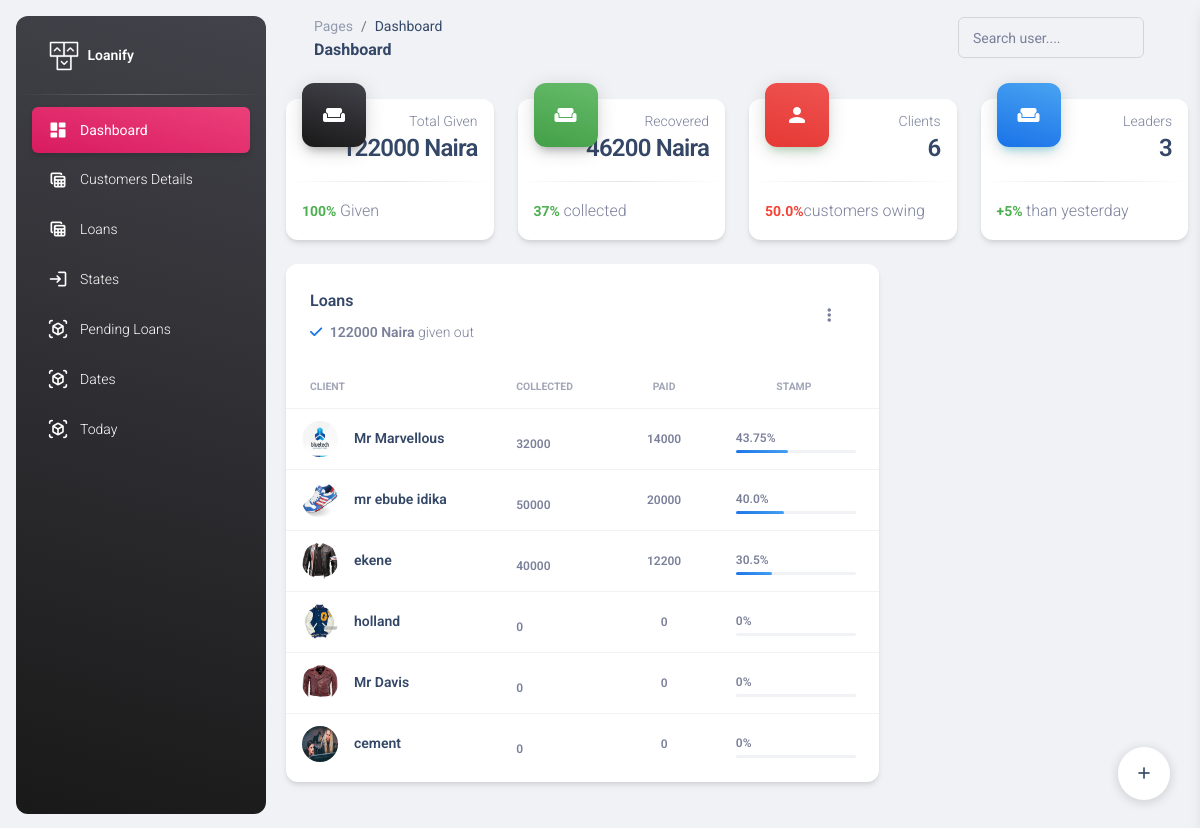
The page /administration/dashboard/ (signed in) on the database its author committed.
### administration/models.py (models this page shows)
class Customers(models.Model):
    name=models.CharField(max_length=100)
    branch=models.ForeignKey(Branch,on_delete=models.PROTECT,null=True,default=None)
    gender=models.CharField(max_length=100, null=True)
    occupation=models.CharField(max_length=100, null=True)
    state=models.CharField(max_length=100, null=True)
    passport=models.ImageField()
    business_name=models.CharField(max_length=100)
    bussiness_address=models.CharField(max_length=100)
    age=models.IntegerField()
    phone_number=models.IntegerField(null=True)
    home_address=models.CharField(max_length=100)
    card_number=models.IntegerField()
    guarantors_name=models.CharField(max_length=100)
    guarantors_phone=models.IntegerField()
    guarantors_address=models.CharField(max_length=100)
    goccupation=models.CharField(max_length=100,null=True)
    gstate=models.CharField(max_length=100,null=True)
    def __str__(self):
        return self.name

### administration/decorator.py (the view, shortened to what this page needs)
        def wrapper(request, *args, **kwargs):
            if request.user.is_authenticated:
                if request.user.groups.filter(name__in=groups).exists():
                    return view_func(request, *args, **kwargs)
            else:
                return redirect('')

### administration/decorator.py (called while the page is built, shortened)
def group_required(groups=[]):
    def decorator(view_func):
        def wrapper(request, *args, **kwargs):
            if request.user.is_authenticated:
                if request.user.groups.filter(name__in=groups).exists():
                    return view_func(request, *args, **kwargs)
            else:
                return redirect('')
        return wrapper
    return decorator

### administration/templates/administration/dashboard.html (shortened to what this page needs)
<!DOCTYPE html>
<html lang="en">
  {% load static %}
<head>
  <link href="{% static 'administration/assets/css/nucleo-icons.css'%}" rel="stylesheet" />
  <link href="{% static 'administration/assets/css/nucleo-svg.css'%}" rel="stylesheet" />
  <link id="pagestyle" href="{% static 'administration/assets/css/material-dashboard.css'%}" rel="stylesheet" />
</head>
<body class="g-sidenav-show  bg-gray-200">
  <aside class="sidenav navbar navbar-vertical navbar-expand-xs border-0 border-radius-xl my-3 fixed-start ms-3   bg-gradient-dark" id="sidenav-main">
    <div class="sidenav-header">
      <a class="navbar-brand m-0" href=" https://demos.creative-tim.com/material-dashboard/pages/dashboard " target="_blank">
        <img src="{% static 'administration/assets/img/logo-ct.png'%}" class="navbar-brand-img h-100" alt="main_logo">
        <span class="ms-1 font-weight-bold text-white">Loanify</span>
      </a>
    </div>
    <hr class="horizontal light mt-0 mb-2">
    <div class="collapse navbar-collapse  w-auto " id="sidenav-collapse-main">
      <ul class="navbar-nav">
        <li class="nav-item">
          <a class="nav-link text-white active bg-gradient-primary" href="{% url 'dashboard'%}">
            <div class="text-white text-center me-2 d-flex align-items-center justify-content-center">
              <i class="material-icons opacity-10">dashboard</i>
            </div>
            <span class="nav-link-text ms-1">Dashboard</span>
          </a>
        </li>
        <li class="nav-item">
          <a class="nav-link text-white " href="{% url 'customer_details'%}">
            <div class="text-white text-center me-2 d-flex align-items-center justify-content-center">
              <i class="material-icons opacity-10">table_view</i>
            </div>
            <span class="nav-link-text ms-1">Customers Details</span>
          </a>
        </li>
        <li class="nav-item">
          <a class="nav-link text-white " href="{% url 'loans'%}">
            <div class="text-white text-center me-2 d-flex align-items-center justify-content-center">
              <i class="material-icons opacity-10">table_view</i>
            </div>
            <span class="nav-link-text ms-1">Loans</span>
          </a>
        </li>
        <li class="nav-item">
          <a class="nav-link text-white " href="{% url 'states'%}">
            <div class="text-white text-center me-2 d-flex align-items-center justify-content-center">
              <i class="material-icons opacity-10">login</i>
            </div>
            <span class="nav-link-text ms-1">States </span>
          </a>
        </li>
        <li class="nav-item">
          <a class="nav-link text-white " href="{% url 'applied'%}">
            <div class="text-white text-center me-2 d-flex align-items-center justify-content-center">
              <i class="material-icons opacity-10">view_in_ar</i>
            </div>
            <span class="nav-link-text ms-1">Pending Loans </span>
          </a>
        </li>
        <li class="nav-item">
          <a class="nav-link text-white  " href="{% url 'dates'%}">
            <div class="text-white text-center me-2 d-flex align-items-center justify-content-center">
              <i class="material-icons opacity-10">view_in_ar</i>
            </div>
            <span class="nav-link-text ms-1">Dates </span>
          </a>
        </li>
        <li class="nav-item">
          <a class="nav-link text-white  " href="{% url 'today'%}">
            <div class="text-white text-center me-2 d-flex align-items-center justify-content-center">
              <i class="material-icons opacity-10">view_in_ar</i>
            </div>
            <span class="nav-link-text ms-1">Today</span>
          </a>
        </li>
      </ul>
    </div>
  </aside>
  <main class="main-content position-relative max-height-vh-100 h-100 border-radius-lg ">
    <nav class="navbar navbar-main navbar-expand-lg px-0 mx-4 shadow-none border-radius-xl" id="navbarBlur" data-scroll="true">
      <div class="container-fluid py-1 px-3">
        <nav aria-label="breadcrumb">
          <ol class="breadcrumb bg-transparent mb-0 pb-0 pt-1 px-0 me-sm-6 me-5">
            <li class="breadcrumb-item text-sm"><a class="opacity-5 text-dark" href="javascript:;">Pages</a></li>
            <li class="breadcrumb-item text-sm text-dark active" aria-current="page">Dashboard</li>
          </ol>
          <h6 class="font-weight-bolder mb-0">Dashboard</h6>
        </nav>
        <div class="collapse navbar-collapse mt-sm-0 mt-2 me-md-0 me-sm-4" id="navbar">
          <div class="ms-md-auto pe-md-3 d-flex align-items-center">
            <div class="input-group input-group-outline">
              <label class="form-label">Search user....</label>
              <input type="text" class="form-control">
            </div>
          </div>
        </div>
      </div>
    </nav>
    <div class="container-fluid py-4">
      <div class="row">
        <div class="col-xl-3 col-sm-6 mb-xl-0 mb-4">
          <div class="card">
            <div class="card-header p-3 pt-2">
              <div class="icon icon-lg icon-shape bg-gradient-dark shadow-dark text-center border-radius-xl mt-n4 position-absolute">
                <i class="material-icons opacity-10">weekend</i>
              </div>
              <div class="text-end pt-1">
                <p class="text-sm mb-0 text-capitalize">Total Given</p>
                <h4 class="mb-0">{{total}} Naira</h4>
              </div>
            </div>
            <hr class="dark horizontal my-0">
            <div class="card-footer p-3">
              <p class="mb-0"><span class="text-success text-sm font-weight-bolder">100% </span>Given</p>
            </div>
          </div>
        </div>
        <div class="col-xl-3 col-sm-6 mb-xl-0 mb-4">
          <div class="card">
            <div class="card-header p-3 pt-2">
              <div class="icon icon-lg icon-shape bg-gradient-success shadow-dark text-center border-radius-xl mt-n4 position-absolute">
                <i class="material-icons opacity-10">weekend</i>
              </div>
              <div class="text-end pt-1">
                <p class="text-sm mb-0 text-capitalize">Recovered</p>
                <h4 class="mb-0">{{recovered}} Naira</h4>
              </div>
            </div>
            <hr class="dark horizontal my-0">
            <div class="card-footer p-3">
              <p class="mb-0"><span class="text-success text-sm font-weight-bolder">{{collected}}% </span>collected</p>
            </div>
          </div>
        </div>
        <div class="col-xl-3 col-sm-6 mb-xl-0 mb-4">
          <div class="card">
            <div class="card-header p-3 pt-2">
              <div class="icon icon-lg icon-shape bg-gradient-danger shadow-success text-center border-radius-xl mt-n4 position-absolute">
                <i class="material-icons opacity-10">person</i>
              </div>
              <div class="text-end pt-1">
                <p class="text-sm mb-0 text-capitalize">Clients</p>
                <h4 class="mb-0">{{clients}}</h4>
              </div>
            </div>
            <hr class="dark horizontal my-0">
            <div class="card-footer p-3">
              <p class="mb-0"><span class="text-danger text-sm font-weight-bolder">{{powing}}%</span>customers owing</p>
            </div>
          </div>
        </div>
        <div class="col-xl-3 col-sm-6">
          <div class="card">
            <div class="card-header p-3 pt-2">
              <div class="icon icon-lg icon-shape bg-gradient-info shadow-info text-center border-radius-xl mt-n4 position-absolute">
                <i class="material-icons opacity-10">weekend</i>
              </div>
              <div class="text-end pt-1">
                <p class="text-sm mb-0 text-capitalize">Leaders</p>
                <h4 class="mb-0">{{leaders}}</h4>
              </div>
            </div>
            <hr class="dark horizontal my-0">
            <div class="card-footer p-3">
              <p class="mb-0"><span class="text-success text-sm font-weight-bolder">+5% </span>than yesterday</p>
            </div>
          </div>
        </div>
      </div>
      <div class="row mb-4">
        <div class="col-lg-8 col-md-6 mb-md-0 mb-4">
          <div class="card">
            <div class="card-header pb-0">
              <div class="row">
                <div class="col-lg-6 col-7">
                  <h6>Loans</h6>
                  <p class="text-sm mb-0">
                    <i class="fa fa-check text-info" aria-hidden="true"></i>
                    <span class="font-weight-bold ms-1">{{total}} Naira</span> given out
                  </p>
                </div>
                <div class="col-lg-6 col-5 my-auto text-end">
                  <div class="dropdown float-lg-end pe-4">
                    <a class="cursor-pointer" id="dropdownTable" data-bs-toggle="dropdown" aria-expanded="false">
                      <i class="fa fa-ellipsis-v text-secondary"></i>
                    </a>
                  </div>
                </div>
              </div>
            </div>
            <div class="card-body px-0 pb-2">
              <div class="table-responsive">
                <table class="table align-items-center mb-0">
                  <thead>
                    <tr>
                      <th class="text-uppercase text-secondary text-xxs font-weight-bolder opacity-7">Client</th>
                      <th class="text-uppercase text-secondary text-xxs font-weight-bolder opacity-7 ps-2">Collected</th>
                      <th class="text-center text-uppercase text-secondary text-xxs font-weight-bolder opacity-7">Paid</th>
                      <th class="text-center text-uppercase text-secondary text-xxs font-weight-bolder opacity-7">Stamp</th>
                    </tr>
                  </thead>
                  <tbody>
                    {% for loan in data%}
                    <tr>
                      <td>
                        <div class="d-flex px-2 py-1">
                          <div>
                            <img src="{{loan.image.url}}" class="avatar avatar-sm me-3" alt="xd">
                          </div>
                          <div class="d-flex flex-column justify-content-center">
                            <h6 class="mb-0 text-sm">{{loan.customer}}</h6>
                          </div>
                        </div>
                      </td>
                      <td>
                        <div class="avatar-group mt-2">
                          <span class="text-xs font-weight-bold"> {{loan.total_borrowed}} </span>
                        </div>
                      </td>
                      <td class="align-middle text-center text-sm">
                        <span class="text-xs font-weight-bold">{{loan.total_returned}} </span>
                      </td>
                      <td class="align-middle">
                        <div class="progress-wrapper w-75 mx-auto">
                          <div class="progress-info">
                            <div class="progress-percentage">
                              <span class="text-xs font-weight-bold">{{loan.ppaid}}%</span>
                            </div>
                          </div>
                          <div class="progress">
                            <div class="progress-bar bg-gradient-info" style="width: {{ loan.ppaid }}%;" role="progressbar" aria-valuenow="{{ loan.ppaid }}" aria-valuemin="0" aria-valuemax="100"></div>
                          </div>
                        </div>
                      </td>
                    </tr>
                    {% endfor %}
                  </tbody>
                </table>
              </div>
            </div>
          </div>
        </div>
      </div>
    </div>
  </main>
  <div class="fixed-plugin">
    <a class="fixed-plugin-button text-dark position-fixed px-3 py-2">
      <i class="material-icons py-2">add</i>
    </a>
  </div>
</body>
</html>

### administration/static/administration/assets/css/nucleo-svg.css (style rules this page uses)
.icon { display: inline-block; color: #111111; height: 1em; width: 1em; }
.icon-lg { height: 1.6em; width: 1.6em; }
.icon { fill: currentColor; stroke: none; }

### rows shown on the page
Customers: shows a picture, customer "Mr Marvellous", total_borrowed "32000", total_returned "14000", ppaid "43.75"
Customers: shows a picture, customer "mr ebube idika", total_borrowed "50000", total_returned "20000", ppaid "40.0"
Customers: shows a picture, customer "ekene", total_borrowed "40000", total_returned "12200", ppaid "30.5"
Customers: shows a picture, customer "holland", total_borrowed "0", total_returned "0", ppaid "0"
Customers: shows a picture, customer "Mr Davis", total_borrowed "0", total_returned "0", ppaid "0"
Customers: shows a picture, customer "cement", total_borrowed "0", total_returned "0", ppaid "0"

### other values the page prints
{{ total }} "122000"
{{ recovered }} "46200"
{{ collected }} "37"
{{ clients }} "6"
{{ powing }} "50.0"
{{ leaders }} "3"
